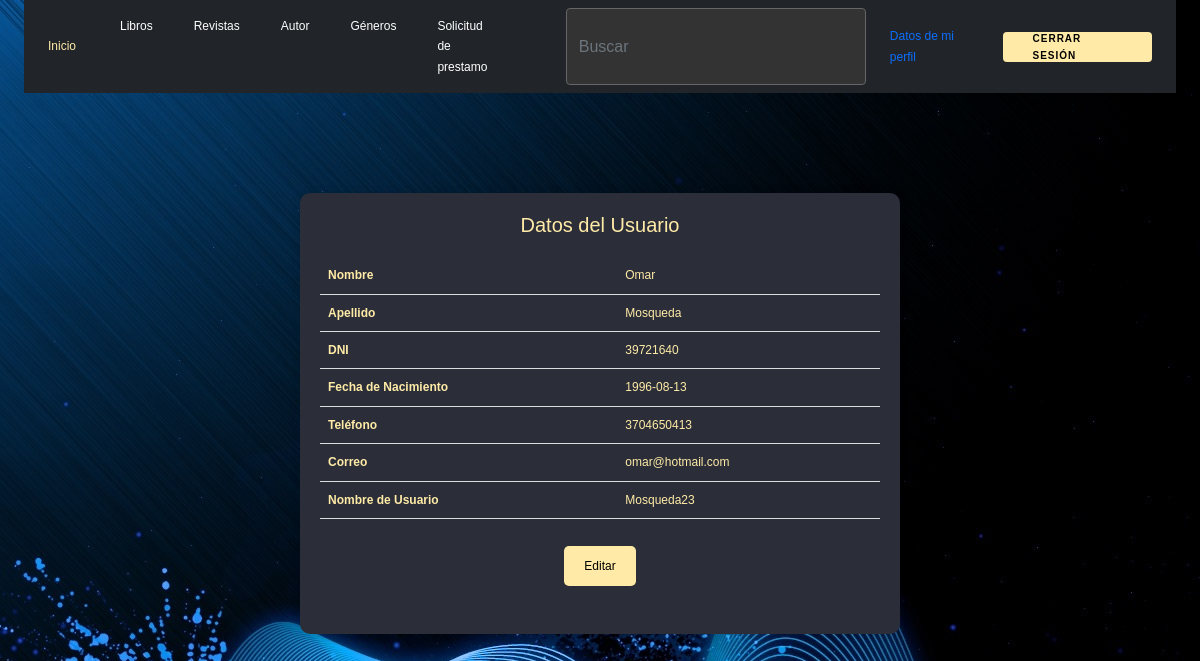
Screenshot of /view/perfiles/perfil.php (signed in) with the database file from the repository.
### tables this page shows
CREATE TABLE `usuarios` (
  `id` int(11) NOT NULL,
  `correo` varchar(150) NOT NULL,
  `password` varchar(150) NOT NULL,
  `nombre` varchar(50) NOT NULL,
  `apellido` varchar(50) NOT NULL,
  `dni` varchar(20) NOT NULL,
  `telefono` varchar(20) NOT NULL,
  `fecha_nacimiento` date NOT NULL,
  `usuario` varchar(50) NOT NULL
);

### view/perfiles/perfil.php (the view, shortened to what this page needs)
<?php
try {
    $database = new db();
    $conn = $database->conexion();
    $correo_usuario = $_SESSION['usuario'];
    $sql = "SELECT * FROM usuarios WHERE usuario = :usuarios";
    $stmt = $conn->prepare($sql);
    $stmt->bindParam(':usuarios', $correo_usuario);
    $stmt->execute();
    $usuario = $stmt->fetch(PDO::FETCH_ASSOC);
} catch (PDOException $e) {
    echo "Error: " . $e->getMessage();
}
require_once("c://xampp/htdocs/login/view/head/header.php");
?>
<!DOCTYPE html>
<html lang="es">
<head>
</head>
<body>
<div class="container">
        <h2>Datos del Usuario</h2>
        <form id="editForm" action="actualizarUsuario.php" method="post">
            <table>
                <tr>
                    <th>Nombre</th>
                    <td>
                        <span class="view-field"><?= $usuario['nombre'] ?></span>
                    </td>
                </tr>
                <tr>
                    <th>Apellido</th>
                    <td>
                        <span class="view-field"><?= $usuario['apellido'] ?></span>
                    </td>
                </tr>
                <tr>
                    <th>DNI</th>
                    <td>
                        <span class="view-field"><?= $usuario['dni'] ?></span>
                    </td>
                </tr>
                <tr>
                    <th>Fecha de Nacimiento</th>
                    <td>
                        <span class="view-field"><?= $usuario['fecha_nacimiento'] ?></span>
                    </td>
                </tr>
                <tr>
                    <th>Teléfono</th>
                    <td>
                        <span class="view-field"><?= $usuario['telefono'] ?></span>
                    </td>
                </tr>
                <tr>
                    <th>Correo</th>
                    <td>
                        <span class="view-field"><?= $usuario['correo'] ?></span>
                    </td>
                </tr>
                <tr>
                    <th>Nombre de Usuario</th>
                    <td>
                        <span class="view-field"><?= $usuario['usuario'] ?></span>
                    </td>
                </tr>
            </table>
            <br>
            <button id="editBtn" type="button" class="edit-btn" onclick="toggleEdit()">Editar</button>
            <br>
        </form>
    </div>
</body>
</html>

### asset/css/estilos.css (style rules this page uses)
body { background-image: url(""); }

### view/head/header.php (style rules this page uses)
body { background-image: url("/login/Abstract-blue-waves_2560x1600.jpg"); font-family: 'Poppins', sans-serif; font-weight: 300; line-height: 1.7; color: #ffeba7; background-color: #1f2029; }

### view/perfiles/perfil.php (style rules this page uses)
.container { max-width: 600px; margin: 100px auto; padding: 20px; border-radius: 10px; box-shadow: 0 0 10px rgba(0, 0, 0, 0.1); background-color: #2b2e38; color: #fff; }
.container h2 { margin-bottom: 20px; text-align: center; color: #ffeba7; font-size: 20px; }
table { width: 100%; border-collapse: collapse; }
th, td { padding: 8px; border-bottom: 1px solid #ddd; font-size: 12px; text-align: left; color: #ffeba7; }
th { background-color: #2b2e38; }
.edit-btn { display: block; margin-bottom: 20px; padding: 10px 20px; font-size: 12px; background-color: #ffeba7; color: #000; border: none; border-radius: 5px; cursor: pointer; margin: 0 auto; }

### rows the page displays
usuarios: nombre "Omar", apellido "Mosqueda", dni "39721640", fecha_nacimiento "1996-08-13", telefono "3704650413", correo "omar@hotmail.com", usuario "Mosqueda23"
